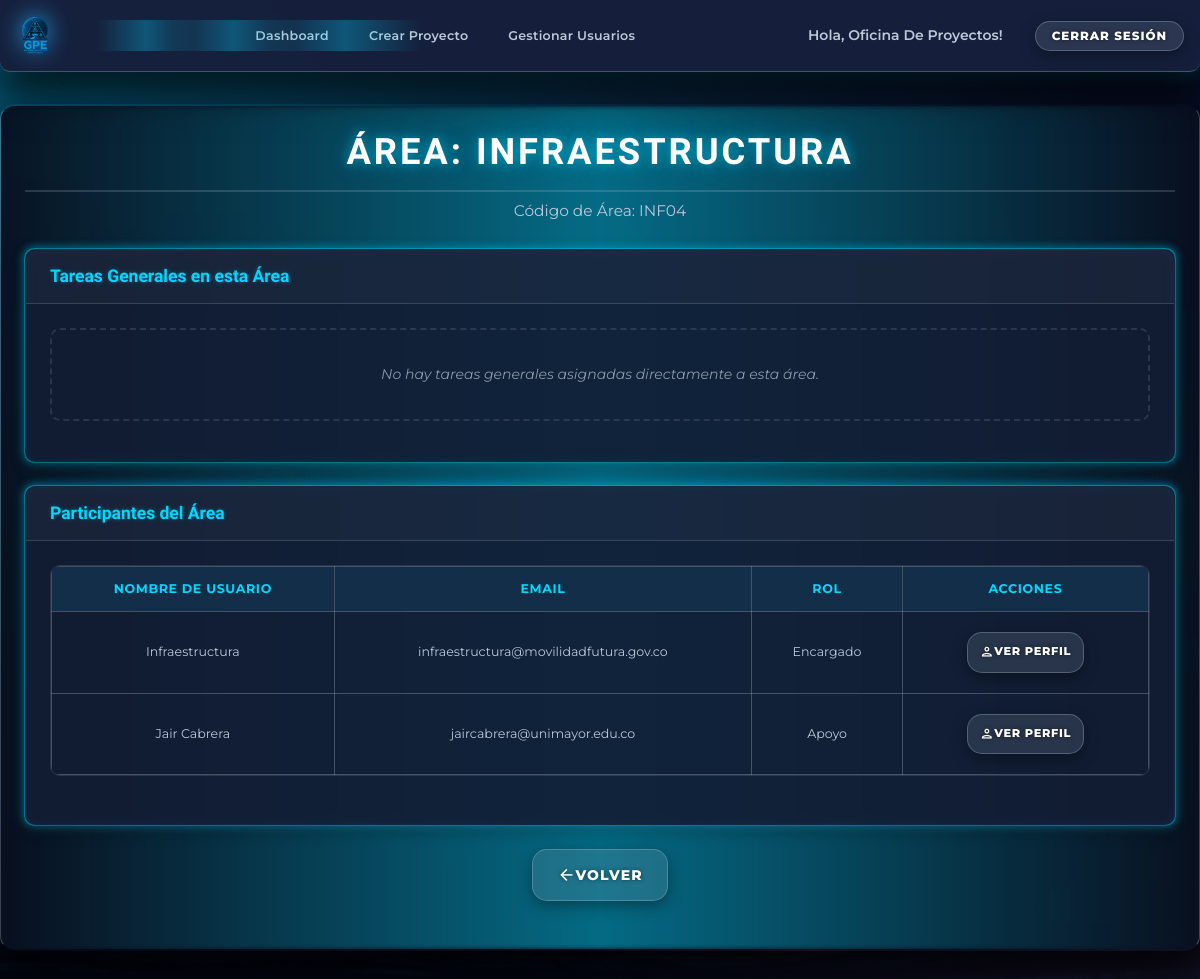
The page /area/4 (signed in) on the database as committed earlier.
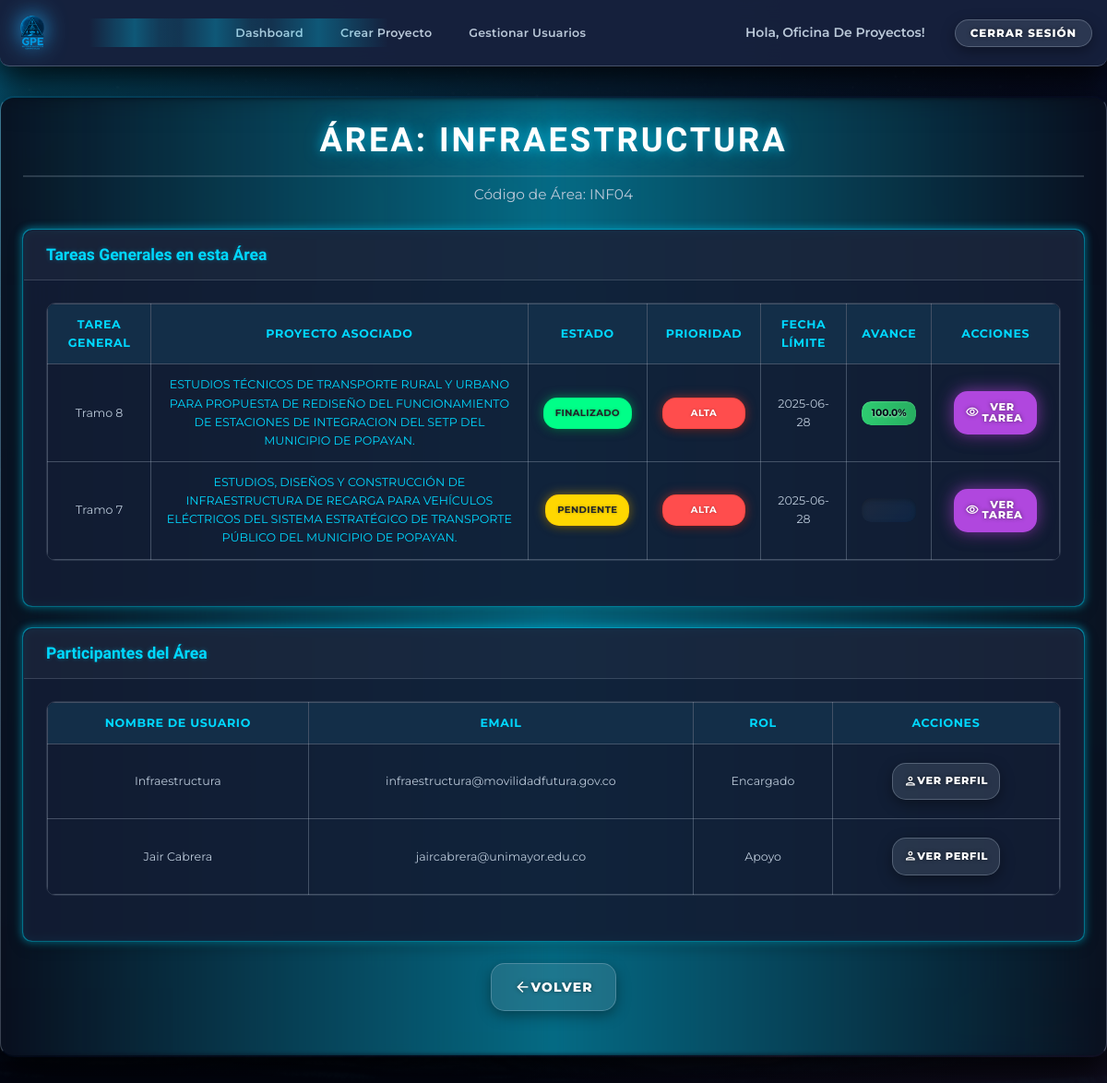
The same page on the database as committed later.
### models.py (models this page shows, shortened)
class User(db.Model, UserMixin):
    __tablename__ = 'user'
    id = db.Column(db.Integer, primary_key=True)
    username = db.Column(db.String(20), unique=True, nullable=False)
    email = db.Column(db.String(120), unique=True, nullable=False)
    password = db.Column(db.String(128), nullable=False)
    role = db.Column(db.String(20), nullable=False, default='apoyo')
    area_id = db.Column(db.Integer, db.ForeignKey('area.id'), nullable=True)
    area = db.relationship('Area', back_populates='users')
    leader_id = db.Column(db.Integer, db.ForeignKey('user.id'), nullable=True)
    leader = db.relationship('User', remote_side=[id], back_populates='apoyos')
    apoyos = db.relationship('User', back_populates='leader', lazy=True)
    is_active = db.Column(db.Boolean, default=True)
    confirmed = db.Column(db.Boolean, default=False)
    created_projects = db.relationship('Project', back_populates='creator', lazy=True, foreign_keys='Project.creator_id')
    tareas_generales_creadas = db.relationship('TareaGeneral', back_populates='creator', lazy=True, foreign_keys='TareaGeneral.creator_id')
    subtareas_asignadas = db.relationship('Subtarea', back_populates='assigned_user', lazy=True, foreign_keys='Subtarea.assigned_user_id')
    subtareas_creadas = db.relationship('Subtarea', back_populates='creator', lazy=True, foreign_keys='Subtarea.creator_id')
    subtareas_validadas = db.relationship('Subtarea', back_populates='validador', lazy=True, foreign_keys='Subtarea.validador_id')

class Area(db.Model):
    __tablename__ = 'area'
    id = db.Column(db.Integer, primary_key=True)
    name = db.Column(db.String(100), unique=True, nullable=False)
    codigo = db.Column(db.String(16), unique=True, nullable=False)
    users = db.relationship('User', back_populates='area', lazy=True)
    projects = db.relationship('Project', back_populates='area', lazy=True)
    tareas_generales = db.relationship('TareaGeneral', back_populates='area', lazy=True)

class TareaGeneral(db.Model):
    __tablename__ = 'tarea_general'
    id = db.Column(db.Integer, primary_key=True)
    title = db.Column(db.String(100), nullable=False)
    description = db.Column(db.Text, nullable=True)
    fecha_limite = db.Column(db.Date, nullable=True)
    prioridad = db.Column(db.String(20), default='Media')
    status = db.Column(db.String(50), default='Pendiente')
    porcentaje_avance = db.Column(db.Float, default=0.0)
    project_id = db.Column(db.Integer, db.ForeignKey('project.id'), nullable=False)
    project = db.relationship('Project', back_populates='tareas_generales')
    area_id = db.Column(db.Integer, db.ForeignKey('area.id'), nullable=False)
    area = db.relationship('Area', back_populates='tareas_generales')
    creator_id = db.Column(db.Integer, db.ForeignKey('user.id'), nullable=False)
    creator = db.relationship('User', back_populates='tareas_generales_creadas', foreign_keys=[creator_id])
    subtareas = db.relationship('Subtarea', back_populates='tarea_general', lazy=True, cascade="all, delete-orphan")
    @property
    def avance_automatico(self):
        if not self.subtareas:
            return 0
        valores = [s.avance_validado or 0 for s in self.subtareas]
        return round(sum(valores) / len(valores), 1)

class Project(db.Model):
    __tablename__ = 'project'
    id = db.Column(db.Integer, primary_key=True)
    name = db.Column(db.String(100), nullable=False)
    description = db.Column(db.Text, nullable=True)
    date_created = db.Column(db.DateTime, default=datetime.utcnow)
    start_date = db.Column(db.Date, nullable=True)
    end_date = db.Column(db.Date, nullable=True)
    status = db.Column(db.String(50), nullable=False, default='En ejecución')
    area_id = db.Column(db.Integer, db.ForeignKey('area.id'), nullable=True)
    area = db.relationship('Area', back_populates='projects')
    creator_id = db.Column(db.Integer, db.ForeignKey('user.id'), nullable=False)
    creator = db.relationship('User', back_populates='created_projects', foreign_keys=[creator_id])
    tareas_generales = db.relationship('TareaGeneral', back_populates='project', lazy=True, cascade="all, delete-orphan")
    last_updated = db.Column(db.DateTime, default=datetime.utcnow, onupdate=datetime.utcnow)

### app.py (the view)
@app.route('/area/<int:area_id>')
@login_required
def ver_area(area_id):
    area = Area.query.get_or_404(area_id)
    can_view = False
    if current_user.role == 'supervisor':
        can_view = True
    elif current_user.role == 'encargado' and current_user.area_id == area_id:
        can_view = True
    elif current_user.role == 'apoyo' and current_user.area_id == area_id:
        can_view = True
    if not can_view:
        flash("No tienes permiso para ver los detalles de esta área.", "danger")
        return redirect(url_for('dashboard'))
    users_in_area = User.query.filter_by(area_id=area_id).all()
    tareas_generales_area = TareaGeneral.query.filter_by(area_id=area_id).all()
    return render_template('area_details.html', area=area, users_in_area=users_in_area, tareas_generales_area=tareas_generales_area)

### app.py (called while the page is built)
@app.context_processor
def inject_now():
    return {'now': datetime.utcnow()}

@login_manager.user_loader
def load_user(user_id):
    return db.session.get(User, int(user_id))

### templates/area_details.html (shortened to what this page needs)
{% extends 'base.html' %}
{% block content %}
  <h1 class="page-title">Área: {{ area.name }}</h1>
  {% if area.codigo %}
    <p class="project-subtitle">Código de Área: {{ area.codigo }}</p>
  {% endif %}
  <div class="card neon-border mt-4">
    <div class="card-header">
      <h3>Tareas Generales en esta Área</h3>
    </div>
    <div class="card-body">
      {% if tareas_generales_area %}
        <div class="table-wrapper">
          <table class="data-table">
            <thead>
              <tr>
                <th>Tarea General</th>
                <th>Proyecto Asociado</th>
                <th>Estado</th>
                <th>Prioridad</th>
                <th>Fecha Límite</th>
                <th>Avance</th>
                <th>Acciones</th>
              </tr>
            </thead>
            <tbody>
              {% for tg in tareas_generales_area %}
                <tr>
                  <td data-label="Tarea General">{{ tg.title }}</td>
                  <td data-label="Proyecto Asociado">
                    {% if tg.project %}
                      <a href="{{ url_for('ver_proyecto', project_id=tg.project.id) }}">{{ tg.project.name }}</a>
                    {% else %}
                      N/A
                    {% endif %}
                  </td>
                  <td data-label="Estado">
                    <span class="status-badge status-{{ tg.status|lower|replace(' ', '-') }}">
                      {{ tg.status }}
                    </span>
                  </td>
                  <td data-label="Prioridad">
                    <span class="status-badge prioridad-{{ tg.prioridad|lower|replace(' ', '-') }}">
                      {{ tg.prioridad }}
                    </span>
                  </td>
                  <td data-label="Fecha Límite">
                    {{ tg.fecha_limite.strftime('%Y-%m-%d') if tg.fecha_limite else 'N/A' }}
                  </td>
                  <td data-label="Avance">
                    {% set pct_tg = tg.avance_automatico | float | round(0) %}
                    <div class="progress-bar-container">
                      <div class="progress-bar {% if pct_tg >= 100 %}green-bar{% endif %}" style="width: {{ pct_tg }}%;">
                        <span class="progress-text-inner">{{ pct_tg }}%</span>
                      </div>
                    </div>
                  </td>
                  <td data-label="Acciones">
                    <a href="{{ url_for('ver_tarea_general', tarea_general_id=tg.id) }}"
                       class="button btn-sm btn-info">
                      <i class="material-icons-outlined">visibility</i> Ver Tarea
                    </a>
                  </td>
                </tr>
              {% endfor %}
            </tbody>
          </table>
        </div>
      {% else %}
        <p class="empty-state-message">
          No hay tareas generales asignadas directamente a esta área.
        </p>
      {% endif %}
    </div>
  </div>
  <div class="card neon-border mt-4">
    <div class="card-header">
      <h3>Participantes del Área</h3>
    </div>
    <div class="card-body">
      {% if users_in_area %}
        <div class="table-wrapper">
          <table class="data-table">
            <thead>
              <tr>
                <th>Nombre de Usuario</th>
                <th>Email</th>
                <th>Rol</th>
                <th>Acciones</th>
              </tr>
            </thead>
            <tbody>
              {% for user in users_in_area %}
                <tr>
                  <td data-label="Usuario">{{ user.username.replace('_',' ').title() }}</td>
                  <td data-label="Email">{{ user.email }}</td>
                  <td data-label="Rol">{{ user.role|capitalize }}</td>
                  <td data-label="Acciones">
                    <a href="{{ url_for('ver_perfil_usuario', user_id=user.id) }}"
                       class="button btn-sm btn-secondary">
                      <i class="material-icons-outlined">person</i> Ver Perfil
                    </a>
                  </td>
                </tr>
              {% endfor %}
            </tbody>
          </table>
        </div>
      {% else %}
        <p class="empty-state-message">
          No hay usuarios asignados directamente a esta área.
        </p>
      {% endif %}
    </div>
  </div>
<div class="back-to-dashboard-container button-group mt-4">
  <a href="javascript:window.history.back();" class="button btn-secondary">
    <i class="material-icons-outlined">arrow_back</i> Volver
  </a>
</div>
{% endblock %}

### templates/base.html (shortened to what this page needs)
<!DOCTYPE html>
<html lang="es">
<head>
  <link rel="preload" href="{{ url_for('static', filename='css/style.css') }}" as="style" onload="this.onload=null;this.rel='stylesheet'">
</head>
<body class="theme-dark">
  <div class="site-wrapper" id="main-wrapper" style="visibility: hidden;">
    <header class="jira-style-header" role="banner">
      <div class="header-left">
        <a href="{{ current_user.is_authenticated and url_for('dashboard') or url_for('index') }}" class="logo-link" aria-label="Inicio">
          <img src="{{ url_for('static', filename='images/Logo.png') }}" alt="Logo del Sistema de Proyectos" class="header-logo" />
        </a>
      </div>
      <nav class="header-center-nav" aria-label="Navegación principal">
        {% if current_user.is_authenticated %}
          <ul class="nav-list">
            <li>
              <a href="{{ url_for('dashboard') }}" {% if request.endpoint == 'dashboard' %}aria-current="page"{% endif %}>
                Dashboard
              </a>
            </li>
            {% if current_user.role == 'supervisor' %}
              <li>
                <a href="{{ url_for('crear_proyecto') }}" {% if request.endpoint == 'crear_proyecto' %}aria-current="page"{% endif %}>
                  Crear Proyecto
                </a>
              </li>
            {% endif %}
            {% if current_user.role in ['supervisor', 'encargado'] %}
              <li>
                <a href="{{ url_for('gestionar_usuarios') }}" {% if request.endpoint == 'gestionar_usuarios' %}aria-current="page"{% endif %}>
                  Gestionar Usuarios
                </a>
              </li>
            {% endif %}
          </ul>
        {% endif %}
      </nav>
      <nav class="header-right" aria-label="Navegación de usuario">
        <ul class="nav-list">
          {% if current_user.is_authenticated %}
            <li class="welcome-message">Hola, {{ current_user.username.replace('_', ' ').title() }}!</li>
            <li><a href="{{ url_for('logout') }}" class="button btn-secondary">Cerrar Sesión</a></li>
          {% else %}
            <li><a href="{{ url_for('roles') }}" class="button btn-primary">Iniciar Sesión</a></li>
            <li><a href="{{ url_for('register_apoyo') }}" class="button btn-secondary">Registrarse</a></li>
          {% endif %}
        </ul>
      </nav>
    </header>
    <div class="container app-container">
      <main id="main-content" class="content-area" role="main">
        {% block content %}{% endblock %}
      </main>
    </div>
  </div>
</body>
</html>

### templates/base.html (style rules this page uses)
html, body { margin: 0; padding: 0; background-color: #0d1117; color: #ffffff; font-family: 'Montserrat', sans-serif; overflow-x: hidden; }

Rows that differ between the two databases and show on the page:
added TareaGeneral: title "Tramo 8", project.name "ESTUDIOS TÉCNICOS DE TRANSPORTE RURAL Y URBANO PARA PROPUESTA DE REDISEÑO DEL FUNCIONAMIENTO DE ESTACIONES DE INTEGRACION DEL SETP DEL MUNICIPIO DE POPAYAN.", status "FINALIZADO", prioridad "ALTA", fecha_limite "2025-06-28", pct_tg "100.0"
added TareaGeneral: title "Tramo 7", project.name "ESTUDIOS, DISEÑOS Y CONSTRUCCIÓN DE INFRAESTRUCTURA DE RECARGA PARA VEHÍCULOS ELÉCTRICOS DEL SISTEMA ESTRATÉGICO DE TRANSPORTE PÚBLICO DEL MUNICIPIO DE POPAYAN.", status "PENDIENTE", prioridad "ALTA", fecha_limite "2025-06-28"
Other text that changed with them:
text no longer shown: "No hay tareas generales asignadas directamente a esta área."
text now shown: "TAREA GENERAL PROYECTO ASOCIADO ESTADO PRIORIDAD FECHA LÍMITE AVANCE ACCIONES"
